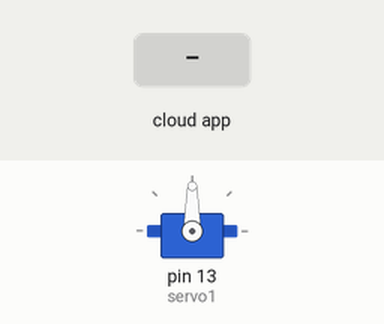
Simulated run of this sketch. Board: Arduino Uno, built with avr-gcc and run on an emulated ATmega328P. On the bench: servo. Inputs (shaded band) come from the test bench. The ROS host is connected and sends only what is stated.

Above: at 1.2 s.
1.3 s: the phone or cloud app sets servo to 0
At 2.5 s:
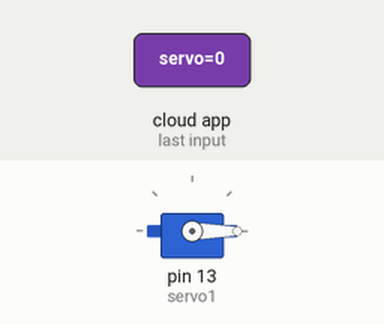
2.8 s: the phone or cloud app sets servo to 45
At 3.9 s:
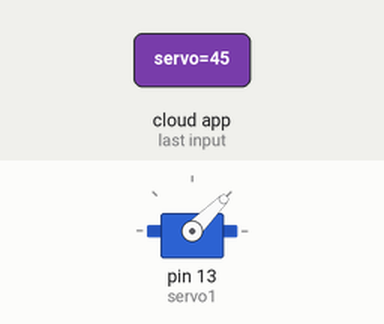
4.3 s: the phone or cloud app sets servo to 180
At 5.1 s:
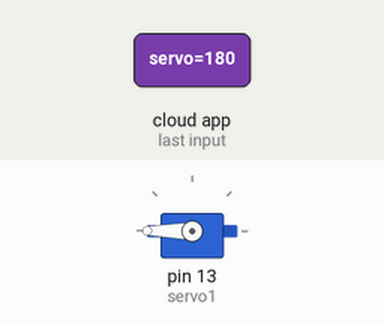
5.8 s: the phone or cloud app sets servo to 90
At 6.2 s:
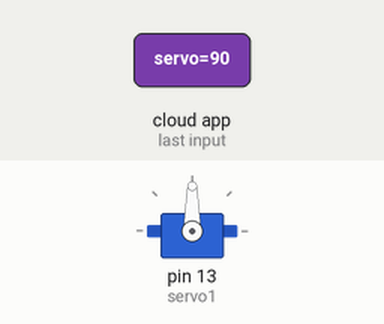
Timing chart, 0 to 8.3 s (numbered marks = the images above; inputs shaded):
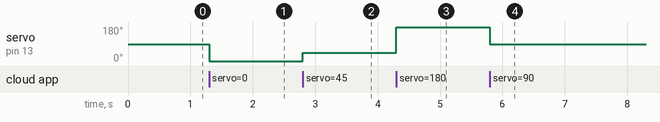

The sketch:

single_servo.ino
```cpp
#include <Servo.h>
#include <ros.h>
#include <std_msgs/Int16.h>

ros::NodeHandle  nh;

Servo servo1;

void servo_cb( const std_msgs::Int16& cmd_msg) {

  servo1.write(cmd_msg.data); //set servo angle, should be from 0-180

}

ros::Subscriber<std_msgs::Int16> sub("servo", servo_cb);

void setup(){

  nh.initNode();
  nh.subscribe(sub);

  servo1.attach(13); //attach it to pin 13
  }

void loop(){
  nh.spinOnce();
  delay(1);
}
```

Measured:
- after the input at 1.3 s, servo on pin 13 (servo1): 90° → 0° at once
- after the input at 2.8 s, servo on pin 13 (servo1): 0° → 45° at once
- after the input at 4.3 s, servo on pin 13 (servo1): 45° → 180° at once
- after the input at 5.8 s, servo on pin 13 (servo1): 180° → 90° at once
